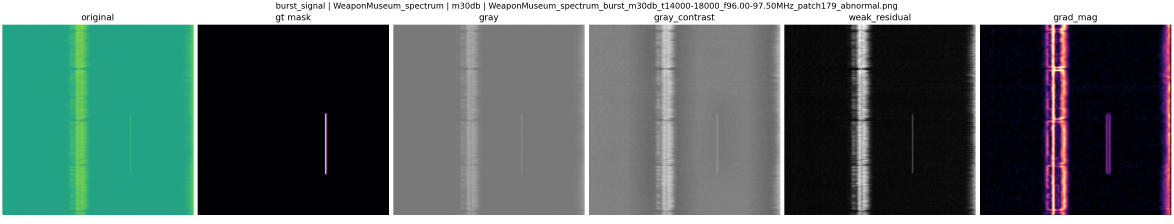
#> input picture analysis_outputs/gray_contrast_compare/burst_signal/burst_signal__WeaponMuseum_spectrum__m30db__gt39006__WeaponMuseum_spectrum_burst_m30db_t14000-18000_f96.00-97.50MHz_patch179.png, 3520 x 672 px, given in place of burst_signal.png, which was not available (shown at 1/3 size)
$ python preview_spectral_structure_tta.py
#> lines starting #> are read from the running program, lines starting #| are printed output that depends on the picture; pictures that were not available may be replaced by others from this repository, and a replacement may not be noted
### utils/spectral_tta.py
"""Paired spectral TTA for the formal spectrogram protocol.

The transforms preserve the semantic axes instead of applying arbitrary image
flips or rotations.  In the formal merged-memory protocol they are applied to
normal support only; the original test image is encoded and queried once.
Separate paired-view evaluation remains available for explicit ablations.

This module is an auxiliary component of SpectraMemAD's formal protocol, not a
core method innovation or architecture block. Formal evaluators use the frozen
spectral-response bundle unless the matched no-TTA ablation is explicitly
selected.
"""

from __future__ import annotations

import cv2
import numpy as np


SPECTRAL_TTA_BUNDLES = {
    "rf_spectral_structure_v1": (
        "identity",
        "rf_frequency_shift_left",
        "rf_frequency_shift_right",
        "rf_time_shift_up",
        "rf_time_shift_down",
        "rf_frequency_blur",
    ),
    "rf_spectral_background_v1": (
        "identity",
        "rf_frequency_shift_left",
        "rf_frequency_shift_right",
        "rf_time_shift_up",
        "rf_time_shift_down",
        "rf_background_noise_up",
        "rf_background_noise_down",
    ),
    "rf_spectral_time_background_v1": (
        "identity",
        "rf_time_shift_up",
        "rf_time_shift_down",
        "rf_background_noise_jitter",
    ),
    "rf_time_alignment_v1": (
        "identity",
        "rf_time_shift_up",
        "rf_time_shift_down",
    ),
    "rf_frequency_response_only_v1": (
        "identity",
        "rf_frequency_response_jitter",
    ),
    "rf_spectral_response_v1": (
        "identity",
        "rf_time_shift_up",
        "rf_time_shift_down",
        "rf_frequency_response_jitter",
    ),
    "rf_spectral_physics_v1": (
        "identity",
        "rf_frequency_shift_left",
        "rf_frequency_shift_right",
        "rf_time_shift_up",
        "rf_time_shift_down",
        "rf_frequency_blur",
        "rf_power_gain",
        "rf_power_loss",
    ),
    "rf_spectral_physics_v2": (
        "identity",
        "rf_frequency_shift_left",
        "rf_frequency_shift_right",
        "rf_time_shift_up",
        "rf_time_shift_down",
        "rf_bandwidth_narrow",
        "rf_bandwidth_wide",
        "rf_frequency_blur",
    ),
    "stft_physical_time_v1": (
        "identity",
        "stft_time_offset_up",
        "stft_time_offset_down",
    ),
    "stft_physical_cfo_v1": (
        "identity",
        "stft_cfo_left",
        "stft_cfo_right",
    ),
    "stft_physical_nuisance_v1": (
        "identity",
        "stft_time_offset_up",
        "stft_time_offset_down",
        "stft_cfo_left",
        "stft_cfo_right",
    ),
    "ofdma_spectral_structure_v1": (
        "identity",
        "ofdma_time_shift_left",
        "ofdma_time_shift_right",
        "ofdma_frequency_shift_up",
        "ofdma_frequency_shift_down",
        "ofdma_frequency_blur",
    ),
    "ofdma_spectral_background_v1": (
        "identity",
        "ofdma_time_shift_left",
        "ofdma_time_shift_right",
        "ofdma_frequency_shift_up",
        "ofdma_frequency_shift_down",
        "ofdma_background_noise_up",
        "ofdma_background_noise_down",
    ),
    "ofdma_spectral_time_background_v1": (
        "identity",
        "ofdma_time_shift_left",
        "ofdma_time_shift_right",
        "ofdma_background_noise_jitter",
    ),
    "ofdma_time_alignment_v1": (
        "identity",
        "ofdma_time_shift_left",
        "ofdma_time_shift_right",
    ),
    "ofdma_frequency_response_only_v1": (
        "identity",
        "ofdma_frequency_response_jitter",
    ),
    "ofdma_spectral_response_v1": (
        "identity",
        "ofdma_time_shift_left",
        "ofdma_time_shift_right",
        "ofdma_frequency_response_jitter",
    ),
    "ofdma_spectral_physics_v1": (
        "identity",
        "ofdma_time_shift_left",
        "ofdma_time_shift_right",
        "ofdma_frequency_shift_up",
        "ofdma_frequency_shift_down",
        "ofdma_frequency_blur",
        "ofdma_power_gain",
        "ofdma_power_loss",
    ),
}


def _shift_image(array: np.ndarray, dx: int = 0, dy: int = 0) -> np.ndarray:
    height, width = array.shape[:2]
    matrix = np.float32([[1, 0, int(dx)], [0, 1, int(dy)]])
    return cv2.warpAffine(
        array,
        matrix,
        (width, height),
        flags=cv2.INTER_LINEAR,
        borderMode=cv2.BORDER_REFLECT_101,
    )


def _axis_blur(array: np.ndarray, axis: str, ksize: int) -> np.ndarray:
    ksize = int(ksize)
    if ksize < 3 or ksize % 2 == 0:
        raise ValueError("spectral blur kernel must be an odd integer >= 3")
    kernel = (ksize, 1) if axis == "x" else (1, ksize)
    return cv2.GaussianBlur(array, kernel, 0)


# [51 lines left out: functions _shift_stft_grid, _bandwidth_scale, not called in this run]


def _power_affine(array: np.ndarray, gain: float) -> np.ndarray:
    return np.clip(array.astype(np.float32) * float(gain), 0, 255).astype(np.uint8)


# [173 lines left out: functions _gray_view, _smooth_noise_field, _background_noise_floor, _background_noise_jitter, _frequency_response_jitter, not called in this run]


def _frequency_shift_px(shift_px: int) -> int:
    """Use a smaller displacement on the frequency axis than on time."""

    return max(1, int(round(float(shift_px) / 2.0)))


def augment_spectrogram(
    array: np.ndarray,
    mode: str,
    *,
    shift_px: int = 2,
    blur_ksize: int = 3,
    background_noise_strength: float = 3.0,
    frequency_response_strength: float = 3.0,
) -> np.ndarray:
    """Apply one axis-aware paired TTA transform to a BGR/grayscale image."""

    if mode == "identity":
        return array
    if mode == "rf_frequency_shift_left":
        return _shift_image(array, dx=-_frequency_shift_px(shift_px))
    if mode == "rf_frequency_shift_right":
        return _shift_image(array, dx=_frequency_shift_px(shift_px))
    if mode == "rf_time_shift_up":
        return _shift_image(array, dy=-int(shift_px))
    if mode == "rf_time_shift_down":
        return _shift_image(array, dy=int(shift_px))
    if mode == "rf_frequency_blur":
        return _axis_blur(array, "x", blur_ksize)
    if mode == "rf_background_noise_up":
        return _background_noise_floor(array, +1.0, strength=background_noise_strength)
    if mode == "rf_background_noise_down":
        return _background_noise_floor(array, -1.0, strength=background_noise_strength)
    if mode == "rf_background_noise_jitter":
        return _background_noise_jitter(array, strength=background_noise_strength)
    if mode == "rf_frequency_response_jitter":
        return _frequency_response_jitter(
            array,
            frequency_axis=1,
            strength=frequency_response_strength,
        )
    if mode == "rf_bandwidth_narrow":
        return _bandwidth_scale(array, 0.97)
    if mode == "rf_bandwidth_wide":
        return _bandwidth_scale(array, 1.03)
    if mode == "rf_power_gain":
        return _power_affine(array, 1.06)
    if mode == "rf_power_loss":
        return _power_affine(array, 0.94)
    if mode == "stft_time_offset_up":
        return _shift_stft_grid(array, dy=-int(shift_px))
    if mode == "stft_time_offset_down":
        return _shift_stft_grid(array, dy=int(shift_px))
    if mode == "stft_cfo_left":
        return _shift_stft_grid(array, dx=-_frequency_shift_px(shift_px))
    if mode == "stft_cfo_right":
        return _shift_stft_grid(array, dx=_frequency_shift_px(shift_px))
    # OFDMA PNGs are frequency-by-time (height=freq, width=time), which is
    # the transpose of the RF target image convention used above.
    if mode == "ofdma_time_shift_left":
        return _shift_image(array, dx=-int(shift_px))
    if mode == "ofdma_time_shift_right":
        return _shift_image(array, dx=int(shift_px))
    if mode == "ofdma_frequency_shift_up":
        return _shift_image(array, dy=-_frequency_shift_px(shift_px))
    if mode == "ofdma_frequency_shift_down":
        return _shift_image(array, dy=_frequency_shift_px(shift_px))
    if mode == "ofdma_frequency_blur":
        return _axis_blur(array, "y", blur_ksize)
    if mode == "ofdma_background_noise_up":
        return _background_noise_floor(array, +1.0, strength=background_noise_strength)
    if mode == "ofdma_background_noise_down":
        return _background_noise_floor(array, -1.0, strength=background_noise_strength)
    if mode == "ofdma_background_noise_jitter":
        return _background_noise_jitter(array, strength=background_noise_strength)
    if mode == "ofdma_frequency_response_jitter":
        return _frequency_response_jitter(
            array,
            frequency_axis=0,
            strength=frequency_response_strength,
        )
    if mode == "ofdma_power_gain":
        return _power_affine(array, 1.06)
    if mode == "ofdma_power_loss":
        return _power_affine(array, 0.94)
    raise ValueError(f"Unsupported spectral TTA transform: {mode}")

### tools/preview_spectral_structure_tta.py
#!/usr/bin/env python
"""Render a small visual preview of the new spectral-structure TTA bundle."""

from pathlib import Path
import sys

import matplotlib.pyplot as plt
import numpy as np
from PIL import Image

REPO_ROOT = Path(__file__).resolve().parents[1]
if str(REPO_ROOT) not in sys.path:
    sys.path.insert(0, str(REPO_ROOT))

from utils.spectral_tta import augment_spectrogram


ROOT = Path("analysis_outputs/01_figures/paper_arch_tta/tta_view_samples")
OUT = Path("analysis_outputs/20260813_spectral_structure_tta_preview")
MODES = (
    ("identity", "Original"),
    ("rf_frequency_shift_left", "Freq -2 px"),
    ("rf_frequency_shift_right", "Freq +2 px"),
    ("rf_time_shift_up", "Time -4 px"),
    ("rf_time_shift_down", "Time +4 px"),
    ("rf_frequency_blur", "Frequency blur"),
)


def load_gray(path: Path) -> np.ndarray:
    return np.asarray(Image.open(path).convert("L"), dtype=np.uint8)
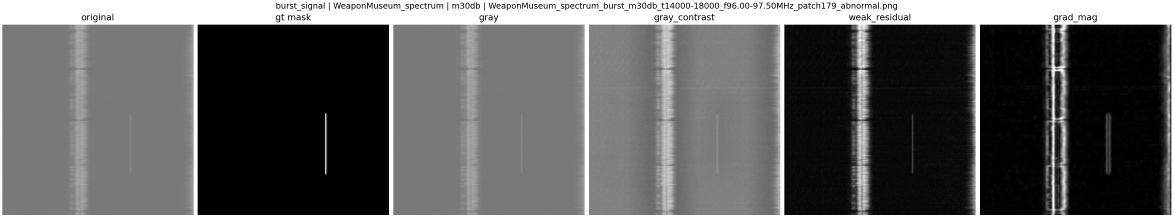
#> returned value: shape (672, 3520) (shown at 1/3 size); min 0, max 255, mean 99.7


def render(name: str) -> Path:
    normal = load_gray(ROOT / "normal_originals" / f"{name}.png")
    abnormal = load_gray(ROOT / "abnormal_originals" / f"{name}.png")
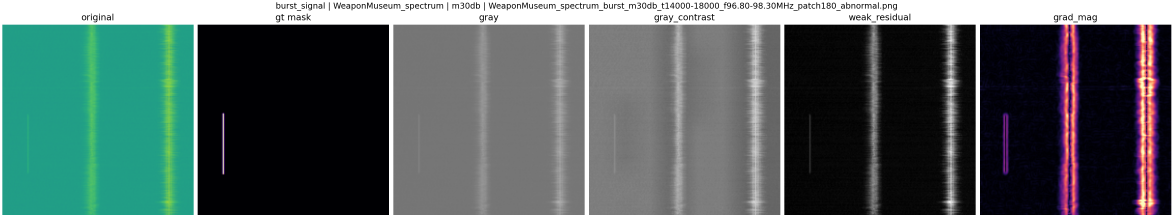
#> input picture analysis_outputs/gray_contrast_compare/burst_signal/burst_signal__WeaponMuseum_spectrum__m30db__gt39006__WeaponMuseum_spectrum_burst_m30db_t14000-18000_f96.80-98.30MHz_patch180.png, 3520 x 672 px, given in place of burst_signal.png, which was not available (shown at 1/3 size)
#> in load_gray (call 2), `return np.asarray(Image.open(path).convert("L"), dtype=np.uint8)`:
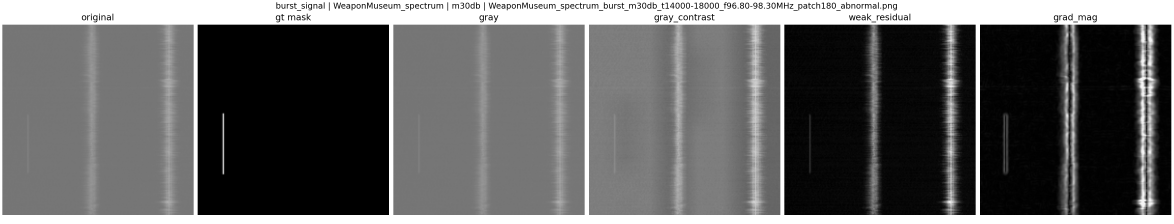
#> returned value: shape (672, 3520) (shown at 1/3 size); min 0, max 255, mean 98.5
    rows = [("Normal", normal), ("Abnormal", abnormal)]

    fig, axes = plt.subplots(2, len(MODES), figsize=(15, 5.6), squeeze=False)
    for row_idx, (row_name, image) in enumerate(rows):
        for col_idx, (mode, title) in enumerate(MODES):
            view = augment_spectrogram(
                image,
                mode,
                shift_px=4,
                blur_ksize=3,
            )
            ax = axes[row_idx][col_idx]
            ax.imshow(view, cmap="gray", vmin=0, vmax=255, interpolation="nearest")
            ax.set_title(title, fontsize=10)
            ax.set_xticks([])
            ax.set_yticks([])
            if col_idx == 0:
                ax.set_ylabel(row_name, fontsize=11)
#> this loop made 2 passes
#> (row_idx, row_name) on passes 1 to 2: (0, 'Normal'), (1, 'Abnormal')
    fig.suptitle(
        "RF spectral-structure Paired-TTA preview: frequency/time shifts and frequency-axis smoothing",
        fontsize=12,
    )
    fig.tight_layout(rect=(0, 0, 1, 0.94))
    OUT.mkdir(parents=True, exist_ok=True)
    path = OUT / f"rf_spectral_structure_v1_{name}.png"
    fig.savefig(path, dpi=180, bbox_inches="tight")
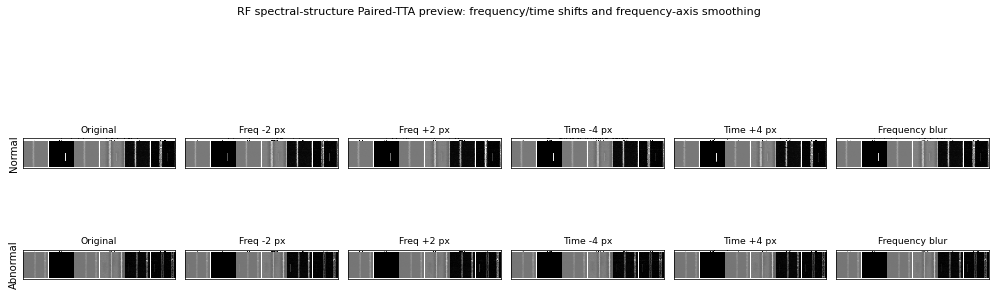
#> figure drawn by matplotlib, 12 panels
    plt.close(fig)
    return path


if __name__ == "__main__":
    for sample in ("burst_signal", "chirp_signal"):
#> (the run stopped early here; a loop or call above may not have finished)
